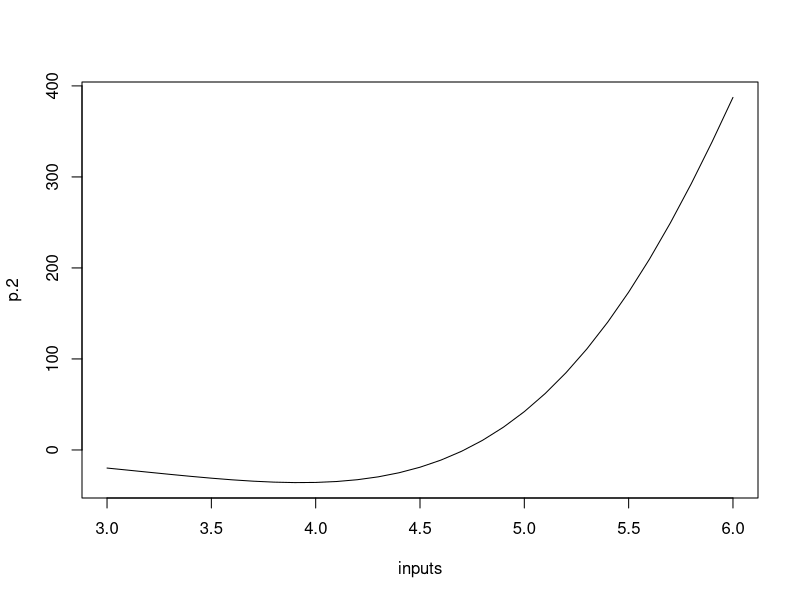

Write the R code that produced this figure. (Note: this script raises an error after producing the figure.)
## Madeleine Livaudais 
## BU ID: U43523328
## MA 615, Assignment B


## Exercises 1: Vectors

## Problem #1
#Answer - 1a
p.1a <- 1:20
p.1a

#Answer - 1b
p.1b <- 20:1
p.1b

#Answer - 1c
p.1c <- c(1:20, 19:1)
p.1c

#Answer - 1d
tmp <- c(4, 6, 3)
tmp

#Answer - 1e
p.1e <- rep(tmp, 10)
p.1e
sum(p.1e == 4)

#Answer - 1f
p.1f <- rep(tmp,length=31)
p.1f
sum(p.1f == 4)
sum(p.1f == 6)
sum(p.1f == 3)

#Answer - 1g
p.1g <- rep(tmp, c(10, 20, 30))
p.1g
sum(p.1g == 4)
sum(p.1g == 6)
sum(p.1g == 3)


## Problem #2
##Answer - 2
inputs <- seq(3, 6, 0.1)
inputs
p.2 <- c(exp(inputs)*cos(inputs))
p.2
plot(inputs, p.2, type = "l")


## Problem #3
##Answer - 3a
xp_1 <- seq(3, 36, 3)
xp_1
xp_2 <- seq(1, 34, 3)
xp_2
p.3a <- c(0.1^(xp_1)*0.2^(xp_2))
p.3a

##Answer - 3b
val<- 1:25
val
p.3b <- c(2^(val)/(val))
p.3b


## Problem #4
##Answer - 4a
val <- 10:100
values <- c((val)*(val)*(val) + 4*(val)*(val))
values
sum(values)

##Alternative - 4a
part1 <- c((val)^3)
part2 <- c(4*(val)^2)
final <- c(part1 + part2)
final
sum(final)

##Answer - 4b
val <- 1:25
vfr1 <- c(2^(val)/(val))
vfr2 <- c(3^(val)/((val)^2))
values <- c(vfr1 + vfr2)
values
sum(values)


## Problem 5
##Answer - 5a
labs <- paste("label ", 1:30)
labs
str(labs)

##Alternative - 5a
labs <- sprintf("label %i", 1:30)
labs

##Answer - 5b
fns <- sprintf("fn%i", 1:30)
fns
str(fns)


## Problem 6
set.seed(50)
xVec <- sample(0:999, 250, replace=T)
yVec <- sample(0:999, 250, replace=T)

##Answer - 6a
xVec[1:30]
yVec[1:30]
yVec_adj <- yVec[-1]
yVec_adj[1:30]
diff <- yVec_adj - xVec
diff[1:30]
diff

##Answer - 6b
##Answer - 6c
##Answer - 6d

## Problem 7
##Answer - 7a
##Answer - 7b
##Answer - 7c
##Answer - 7d
##Answer - 7e
##Answer - 7f
##Answer - 7g
##Answer - 7h

## Problem 8
numer <- seq(2, 38, by = 2)
denom <- seq(3, 39, by = 2)

cumprod(numer/denom)

result <- 1 + sum(cumprod(numer/denom))
result



## Exercises 2: Matrices

##Problem 1 
##Answer - 1a
A <- matrix(c(1,1,3,5,2,6,-2,-1,-3), nrow = 3, ncol = 3, byrow = TRUE)
result <- A %*% A %*% A
result
zero_mat <- matrix(0, nrow = 3, ncol = 3)
identical(result, zero_mat)

##Answer - 1b
A
A[,3] <- A[,2]+A[,3]
A


##Problem 2
B <- matrix(c(10, -10, 10), ncol = 3, nrow = 15, byrow = TRUE)
r_mat <- crossprod(B)
r_mat2 <- t(B) %*% B
identical (r_mat, r_mat2)


##Problem 3
matE <- matrix(0, nrow = 6, ncol = 6)

row(matE)
col(matE)

row(matE) - col(matE)
abs(row(matE) - col(matE)) == 1

matE[abs(row(matE) - col(matE)) == 1] <- 1
matE


##Problem 4
F <- outer(0:4, 0:4, "+")
F


## Problem 5
##Answer - 5a
##Answer - 5b
##Answer - 5c

## Problem 6
y <- matrix(c(7, -1, -3, 5, 17), ncol = 1)
A <- matrix(0, nrow = 5, ncol = 5)
A <- abs(col(A) - row(A)) + 1
A

x <- solve(A,y)
x

all.equal(A %*% x, y)


## Problem 7
##Answer - 7a
##Answer - 7b
##Answer - 7c

## Problem 8
##Answer - 8a
639215
##Answer - 8b
##Answer - 8c



## Exercises 3: Simple Functions

## Problem 1
##Answer - 1a
testVec <- 1:10

tmpFn1 <- function (x) {
  
}
tmpF1(testVec)

tmpFn2 <- function (x){
  
}

##Answer - 1b


## Problem 2
a <- c(1:5, 6:1)

tmpFn <- function (x) {
    mean(x[1:3])
    x[-1]
}

tmpFn(a)

##Alternative Problem 2 (from class)
a <- c(1:5, 6:1)
n <- length(a)
a[-c(n-1, n)]
a[-c(1, n)]
a[-c(1,2)]



tmpFn <- function (x) {
  n = length(x)
  mva = (x[-c(n-1, n)] + x[-c(1, n)]+ x[-c(1,2)])/3
  return (mva)
}

tmpFn(a)

## Problem 3
xVec <- seq(-3, 3, 0.01)
tmpFn <- function (x) {
  ifelse (x < 0, x^2 + 2*x + 3, 
          ifelse(x >= 0 & x < 2, x + 3, 
                 x^2 + 4*x - 7))
}
tmpFn(xVec)

plot(xVec, tmpFn(xVec), type = "l")

## Problem 4
matA <- matrix(c(1, 5, -2, 1, 2, -1, 3, 6, -3), nrow = 3)
matA

oddToEven <- function (x) {
  ifelse( x %% 2 != 0, x*2, x)
}

matA <- oddToEven(matA)
matA

## Problem 5
CMat <- function (n, k) {
  matE <- matrix(0, nrow = n, ncol = n)
  
  row(matE) - col(matE)
  abs(row(matE) - col(matE)) == 1
  
  matE[abs(row(matE) - col(matE)) == 1] <- 1
  diag (matE) <- k
  
  return(matE)
}

CMat(5, 2)

## Problem 6


## Problem 7
##Answer - 7a
##Answer - 7b

## Problem 8
##Answer - 8a (code from class)
testloop <- function(n){
  if (n < 4) stop("n must be an integer > 3")
  browser()
  x = rep(NA, n-1)
  x[1] = 1
  x[2] = 2
  
  for (j in 3:(n-1)) {x[j] = x[j-1] + 2/x[j-1]}
  return(x)
}

testloop(5)

##Answer - 8b

## Problem 9
##Answer - 9a
##Answer - 9b

## Problem 10
##Answer - 10a
##Answer - 10b


## Exercises 4: Harder Functions 

## Problem 1 (from class)
set.seed(50)
x <- as.integer(runif(5, 1, 5))
y <- as.integer(runif(6, 2, 4))

z <- outer(y, x, "<")
z

colSums(z)

f_4_1a <- function(x, y){
  
  
}

##Answer - 1a
##Answer - 1b
##Answer - 1c
##Answer - 1d
##Answer - 1e

## Problem 2
##Answer - 2a
##Answer - 2b

## Problem 3
##Answer - 3a
##Answer - 3b

## Problem 4
##Answer - 4a
##Answer - 4b
##Answer - 4c
##Answer - 4d
##Answer - 4e

## Problem 5
##Answer - 5a
##Answer - 5b
##Answer - 5c

## Problem 6
##Answer - 6a
##Answer - 6b
##Answer - 6c
##Answer - 6d



## Exercises 5: Data frame, list, array and time series

## Problem 1
##Answer - 1a
##Answer - 1b

## Problem 2
##Answer - 2a
##Answer - 2b
##Answer - 2c
##Answer - 2d
##Answer - 2e
##Answer - 2f

## Problem 3
##Answer - 3a
##Answer - 3b
##Answer - 3c

## Problem 4
##Answer - 4a
##Answer - 4b

## Problem 5
##Answer - 5a
##Answer - 5b
##Answer - 5c
##Answer - 5d
##Answer - 5e

